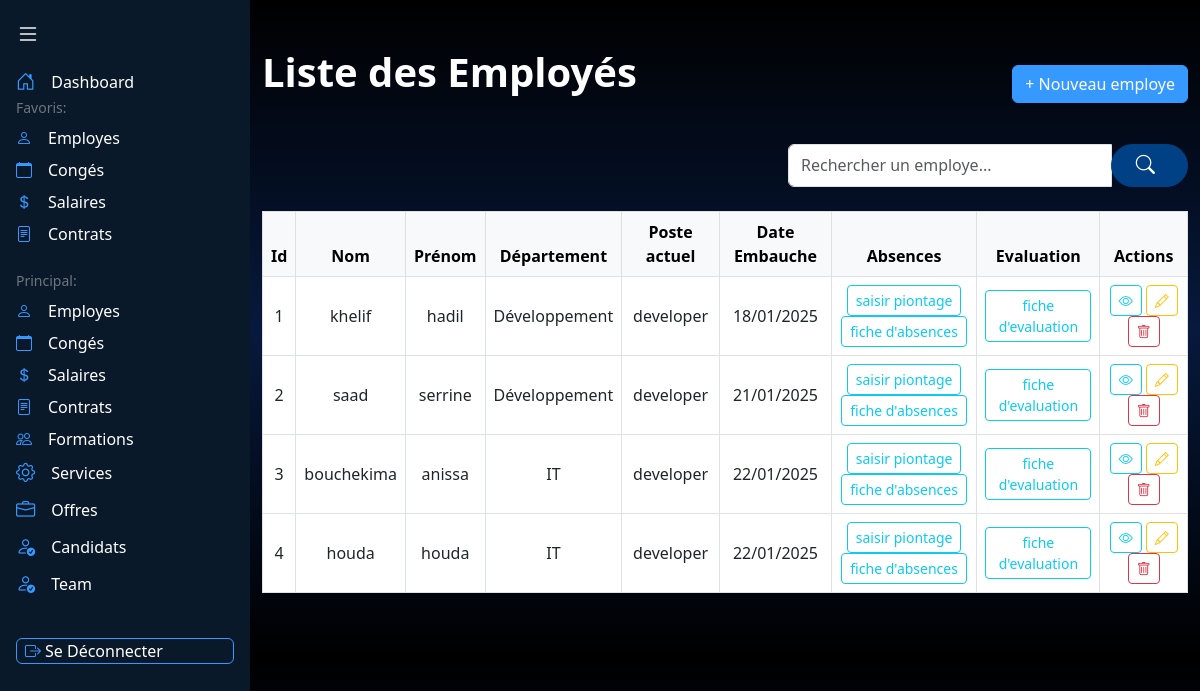
Screenshot of /employes/ (signed in) with the database file from the repository.
### appRH/models.py (models this page shows, shortened)
class Employe(models.Model):
    user = models.OneToOneField(User, on_delete=models.CASCADE, null=True, blank=True)  # Relier chaque employé à un utilisateur
    nom = models.CharField(max_length=50)
    prenom = models.CharField(max_length=50)
    email = models.EmailField(unique=True)
    tel = models.CharField(max_length=10)  # Ajout d'une validation
    adresse = models.CharField(max_length=100)
    sexe = models.CharField(max_length=10, choices=[('Masculin', 'Masculin'), ('Féminin', 'Féminin')])
    lieu_naissance = models.CharField(max_length=50)
    date_naissance = models.DateField(null=True, blank=True)
    date_recrutement = models.DateField(auto_now_add=True)
    situation_fam = models.CharField(max_length=50)
    fonction = models.CharField(max_length=50)
    service = models.ForeignKey('Service', on_delete=models.CASCADE)

class Service(models.Model):
    code = models.CharField(max_length=10, unique=True)
    nom = models.CharField(max_length=50)
    description = models.TextField()

### appRH/views.py (the view)
# urls.py: path('employes/' , views.liste_employes,name='liste_employes'),
@login_required
def liste_employes(request):
    is_employe = request.user.groups.filter(name='Employe').exists()
    is_agent_rh = request.user.groups.filter(name='Agent Rh').exists()
    if is_employe:
        mois = date.today().month
        annee = date.today().year
        employes = Employe.objects.filter(user=request.user).select_related('service')
    else:
        query = request.GET.get('q', '')
        mois = date.today().month
        annee = date.today().year
        employes = Employe.objects.select_related('service')
        if query:
            employes = employes.filter(Q(nom__icontains=query) | Q(prenom__icontains=query))
    return render(request, "listeemploye.html", {
        "employes": employes,
        "is_employe": is_employe,
        "is_agent_rh": is_agent_rh,
        'mois': mois,
        'annee': annee,
    })

### appRH/templates/listeemploye.html (shortened to what this page needs)
<!DOCTYPE html>
<html lang="en">
    {% load static %}
<head>
    <link href="https://cdn.jsdelivr.net/npm/bootstrap@5.3.0/dist/css/bootstrap.min.css" rel="stylesheet">
    <link rel="stylesheet" href="https://cdn.jsdelivr.net/npm/bootstrap-icons@1.11.1/font/bootstrap-icons.css">
</head><body style="background: linear-gradient(to bottom, black 0%, rgb(7, 25, 61) 50%, black 100%);">
    <nav id="sidebar" class="min-vh-100 position-fixed" style="background-color: #0A1929; width: 250px; transition: all 0.3s ease; z-index: 1000;">
        <button class="btn border-0 p-3 w-100 text-start" id="toggleSidebar">
            <i class="bi bi-list text-white fs-4"></i>
        </button>
        <div class="px-3">
            <div class="mb-4">
                    <a href="{% url 'dashboardAgent' %}" class="nav-link text-white p-0 d-flex align-items-center">
                        <i class="bi bi-house-door" style="color: #3699FF; font-size: 1.2rem;"></i>
                        <span class="ms-3 menu-text">Dashboard</span>
                    </a>
                <div class="text-secondary small fw-medium mb-2 section-label">Favoris:</div>
                <ul class="nav flex-column gap-2">
                    <li class="nav-item">
                        <a href="{% url 'liste_employes' %}" class="nav-link text-white p-0 d-flex align-items-center">
                            <i class="bi bi-person" style="color: #3699FF;"></i>
                            <span class="ms-3 menu-text">Employes</span>
                        </a>
                    </li>
                    <li class="nav-item">
                        <a href="{% url 'liste_conges' %}" class="nav-link text-white p-0 d-flex align-items-center">
                            <i class="bi bi-calendar" style="color: #3699FF;"></i>
                            <span class="ms-3 menu-text">Congés</span>
                        </a>
                    </li>
                    <li class="nav-item">
                        <a href="{% url 'liste_salaires' %}" class="nav-link text-white p-0 d-flex align-items-center">
                            <i class="bi bi-currency-dollar" style="color: #3699FF;"></i>
                            <span class="ms-3 menu-text">Salaires</span>
                        </a>
                    </li>
                    <li class="nav-item">
                        <a href="{% url 'liste_contrats' %}" class="nav-link text-white p-0 d-flex align-items-center">
                            <i class="bi bi-file-text" style="color: #3699FF;"></i>
                            <span class="ms-3 menu-text">Contrats</span>
                        </a>
                    </li>
                </ul>
            </div>
            <div>
                <div class="text-secondary small fw-medium mb-2 section-label">Principal:</div>
                <ul class="nav flex-column gap-2">
                    <li class="nav-item">
                        <a href="{% url 'liste_employes' %}" class="nav-link text-white p-0 d-flex align-items-center">
                            <i class="bi bi-person" style="color: #3699FF;"></i>
                            <span class="ms-3 menu-text">Employes</span>
                        </a>
                    </li>
                    <li class="nav-item">
                        <a href="{% url 'liste_conges' %}" class="nav-link text-white p-0 d-flex align-items-center">
                            <i class="bi bi-calendar" style="color: #3699FF;"></i>
                            <span class="ms-3 menu-text">Congés</span>
                        </a>
                    </li>
                    <li class="nav-item">
                        <a href="{% url 'liste_salaires' %}" class="nav-link text-white p-0 d-flex align-items-center">
                            <i class="bi bi-currency-dollar" style="color: #3699FF;"></i>
                            <span class="ms-3 menu-text">Salaires</span>
                        </a>
                    </li>
                    <li class="nav-item">
                        <a href="{% url 'liste_contrats' %}" class="nav-link text-white p-0 d-flex align-items-center">
                            <i class="bi bi-file-text" style="color: #3699FF;"></i>
                            <span class="ms-3 menu-text">Contrats</span>
                        </a>
                    </li>
                    <li class="nav-item">
                        <a href="{% url 'liste_formations' %}" class="nav-link text-white p-0 d-flex align-items-center">
                            <i class="bi bi-people" style="color: #3699FF;"></i>
                            <span class="ms-3 menu-text">Formations</span>
                        </a>
                    </li>
                    <li>
                    <a href="{% url 'liste_services' %}" class="nav-link text-white p-0 d-flex align-items-center">
                        <i class="bi bi-gear" style="color: #3699FF; font-size: 1.2rem;"></i>
                        <span class="ms-3 menu-text">Services</span>
                    </a>
                </li>
                <li>
                <a href="{% url 'liste_offre' %}" class="nav-link text-white p-0 d-flex align-items-center">
                    <i class="bi bi-briefcase" style="color: #3699FF; font-size: 1.2rem;"></i>
                    <span class="ms-3 menu-text">Offres</span>
                </a>
            </li>
        <li>
            <a href="{% url 'liste_candidature' %}" class="nav-link text-white p-0 d-flex align-items-center">
                <i class="bi bi-person-check" style="color: #3699FF; font-size: 1.2rem;"></i>
                <span class="ms-3 menu-text">Candidats</span>
            </a>
        </li>
        <li>
            <a href="{% url 'team_list' %}" class="nav-link text-white p-0 d-flex align-items-center">
                <i class="bi bi-person-check" style="color: #3699FF; font-size: 1.2rem;"></i>
                <span class="ms-3 menu-text">Team</span>
            </a>
        </li>
     <br>
                    <li class="nav-item">
                  <form method="POST" action="{% url 'logout' %}">
                <button
    class="nav-link text-white p-0 d-flex align-items-center gap-1 px-2 py-1 rounded w-100"
    style="background-color: #0A1929; border: 1px solid #3699FF; font-size: 1rem; line-height: 1;"
>
    <i class="bi bi-box-arrow-right" style="color: #3699FF; font-size: 1rem;"></i>
    <span class="menu-text" style="margin-left: 0;">Se Déconnecter</span>
</button>
                 </form>
                </li>
                 </ul>
                </div>
            </div>
    </nav>
    <div class="flex-grow-1" style="margin-left: 250px; transition: margin-left 0.3s ease;">
        <div >
<div class="container py-5">
            <div class="d-flex justify-content-between align-items-center mb-4" style="color:rgb(255, 255, 255);">
                <h1 class="text-center fw-bold mb-4">Liste des Employés </h1>
                <div>
                    <a href="{% url 'ajouter_employe' %}" class="btn btn-primary" style="background-color: #3699FF; border-color: #3699FF;">+ Nouveau employe</a>
                </div>
            </div>
            <form method="get" action="{% url 'liste_employes' %}" class="d-flex justify-content-end mb-4">
                <div class="input-group" style="max-width: 400px;">
                    <input
                        type="text"
                        name="q"
                        class="form-control"
                        placeholder="Rechercher un employe..."
                        value="{{ query }}">
                        <button type="submit" class="btn btn-primary rounded-pill px-4 d-flex align-items-center" style="background-color: #004085; border-color: #004085; color: white;">
                            <i class="bi bi-search me-2" style="color: #ffffff; font-size: 1.2rem;"></i>
                        </button>
                </div>
            </form>
        <div class="table-responsive">
            <table class="table table-bordered table-hover">
                <thead class="table-light text-center">
                    <tr>
                        <th>Id</th>
                        <th>Nom</th>
                        <th>Prénom</th>
                        <th>Département</th>
                        <th>Poste actuel</th>
                        <th>Date Embauche</th>
                        <th>Absences</th>
                        <th>Evaluation</th>
                        <th>Actions</th>
                    </tr>
                </thead>
                <tbody class="text-center align-middle">
                    {% for employe in employes %}
                    <tr >
                        <td>{{ employe.id }}</td>
                        <td>{{ employe.nom }}</td>
                        <td>{{ employe.prenom }}</td>
                        <td>{{ employe.service.nom }}</td>
                        <td>{{ employe.fonction }}</td>
                        <td>{{ employe.date_recrutement|date:"d/m/Y" }}</td>
                        <td><a href="{% url 'saisir_pointage' employe.id %}" class="btn btn-outline-info btn-sm">saisir piontage</a>
                            <a href="{% url 'rapport_absences' employe.id mois annee %}" class="btn btn-outline-info btn-sm">fiche d'absences</a></td>
                        <td><a href="{% url 'view_employee_evaluations' employe.id %}" class="btn btn-outline-info btn-sm">fiche d'evaluation</td>
                        <td>
                            <a href="{% url 'detail_employe' employe.id %}" class="btn btn-outline-info btn-sm">
                                <i class="bi bi-eye"></i>
                            </a>
                            <a href="{% url 'modifier_employe' employe.id %}" class="btn btn-outline-warning btn-sm">
                                <i class="bi bi-pencil"></i>
                            </a>
                            <a href="{% url 'supprimer_employe' employe.id %}" class="btn btn-outline-danger btn-sm">
                                <i class="bi bi-trash"></i>
                            </a>
                        </td>
                    </tr>
{% empty %}
<tr>
    <td colspan="8" class="text-center">Aucun employé trouvé.</td>
</tr>
{% endfor %}
</tbody>
</table>
</div>
</div>
</body>
</html>

### rows the page displays
Employe: id "1", nom "khelif", prenom "hadil", service.nom "Développement", fonction "developer", date_recrutement "18/01/2025"
Employe: id "2", nom "saad", prenom "serrine", service.nom "Développement", fonction "developer", date_recrutement "21/01/2025"
Employe: id "3", nom "bouchekima", prenom "anissa", service.nom "IT", fonction "developer", date_recrutement "22/01/2025"
Employe: id "4", nom "houda", prenom "houda", service.nom "IT", fonction "developer", date_recrutement "22/01/2025"
